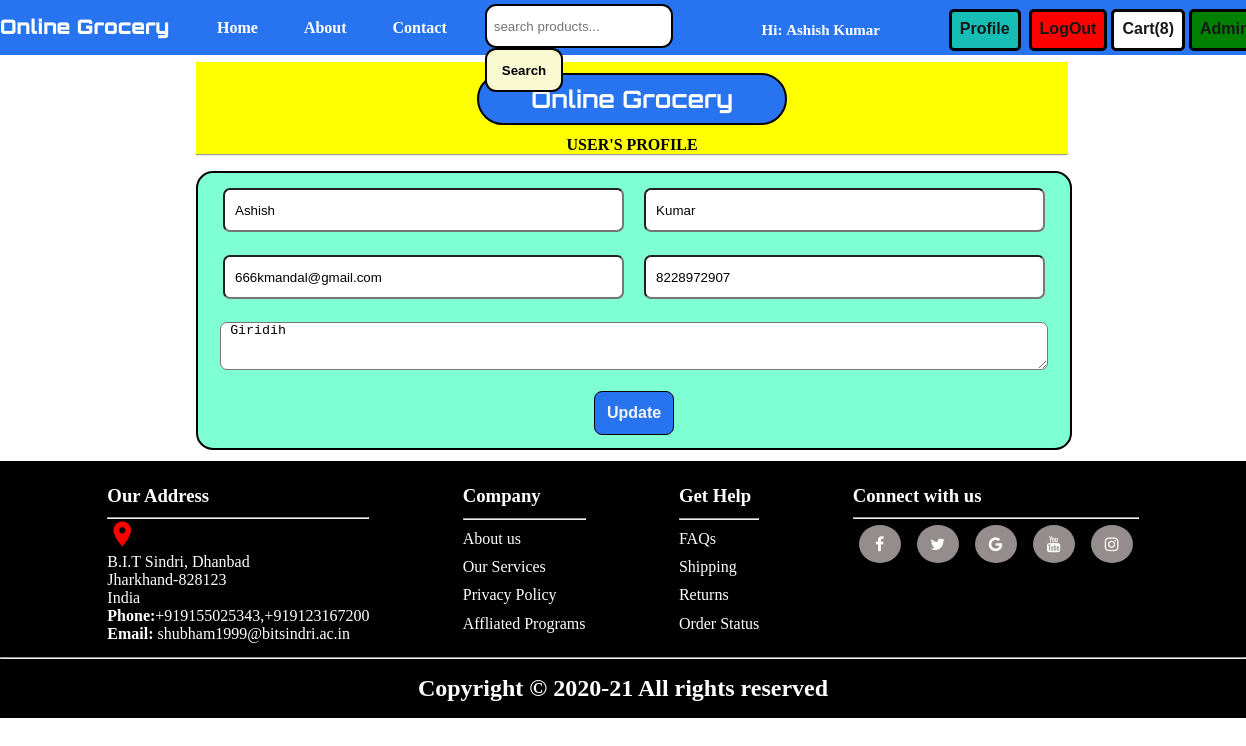
The page /user_profile.php (signed in) on the database its author committed.
### tables this page shows
CREATE TABLE `users` (
  `user_id` int(6) NOT NULL,
  `f_name` varchar(20) NOT NULL,
  `l_name` varchar(20) NOT NULL,
  `email` varchar(30) NOT NULL,
  `mobile` varchar(10) NOT NULL,
  `password` varchar(100) NOT NULL,
  `address` varchar(200) NOT NULL,
  `updated` timestamp NOT NULL DEFAULT current_timestamp() ON UPDATE current_timestamp(),
  `created` timestamp NOT NULL DEFAULT current_timestamp()
);

### user_profile.php (the view, shortened to what this page needs)
<?php include_once('header.php');
$user_id = $_SESSION['user_id'];
$query = mysqli_query($conn, "SELECT * from users WHERE user_id=$user_id");
while($row =  mysqli_fetch_array($query)){
    $f_name =  $row['f_name'];
    $l_name =  $row['l_name'];
    $email =  $row['email'];
    $mobile =  $row['mobile'];
    $address =  $row['address'];
}
?>
<container class="signupcontainer">
    <div class="signupheading">
        <h2>Online Grocery</h2>
        <p><b>USER'S PROFILE</b></p>
        <hr>
    </div>
    <div class="signupform">
           <form action="" method="post">
               <div class="element">
                   <input type="text" value="<?php echo $f_name; ?>" name="firstname" placeholder="Enter the first name">
                   <input type="text" value="<?php echo $l_name; ?>" name="lastname" placeholder="Enter the Last name">
               </div>
               <div class="element">
                   <input type="email" value="<?php echo $email; ?>" name="email" placeholder="Enter the email">
                   <input type="number" value="<?php echo $mobile; ?>" name="mobno" id="mobile" placeholder="Enter the mob no.">
               </div>
               <div class="element">
                   <textarea name="address" id="add" placeholder="Enter the Address Details" style="padding-left:9px;"><?php echo $address; ?></textarea>
               </div>
               <div class="btns">
                    <span><input type="submit" name="save" value="Update" id="s1"></span>
                </div>
           </form>
    </div>
    </container>
<?php include_once('footer.php');?>

### header.php (shortened to what this page needs)
<?php
include_once('admin/connect_db.php');
?>
<!DOCTYPE html>
<html lang="en">
<head>
    <link rel="stylesheet" href="css/style.css">
    <link rel="stylesheet" href="css/utilis.css">
    <link rel="stylesheet" href="https://cdnjs.cloudflare.com/ajax/libs/font-awesome/4.7.0/css/font-awesome.min.css">
    <link rel="stylesheet" href="https://cdnjs.cloudflare.com/ajax/libs/font-awesome/4.7.0/css/font-awesome.min.css">
</head>
<body>
    <header class="head">
        <div class="d1">
            <p class="p1">Online Grocery</p>
        </div>
        <nav>
            <ul>
                <li><a href="index.php">Home</a></li>
                <li><a href="about.php">About</a></li>
                <li><a href="contact.php">Contact</a></li>
            </ul>
        </nav>
        <div class="search">
            <form method="post" action="items_search.php">
                <input  id="searchinput"type="text" name="search" placeholder="search products..." required>
                <input type="submit" name="search_btn" value="Search" id="search1">
            </form>
        </div>
        <div class="butns">
            <?php if(isset($_SESSION['user_id'])){
                $query = mysqli_query($conn, "SELECT * from users WHERE user_id='".$_SESSION['user_id']."'");
                while($row =  mysqli_fetch_array($query)){
                    $f_name =  $row['f_name'];
                    $l_name =  $row['l_name'];
                    $name = $f_name.' '.$l_name;
                }
                $query = mysqli_query($conn, "SELECT SUM(quantity) as total_items FROM manage_cart WHERE user_id='".$_SESSION['user_id']."'");
                while ($row = mysqli_fetch_array($query)){
                    $total_items = $row['total_items'];
                }
                ?>
                <p class="title"><?php echo "Hi: ".$name;?></p>
                <a href="user_profile.php" id="profile">Profile</a>
               <?php
                echo " <a href='logout.php' id='logout'>LogOut</a>";
                    if(isset($_SESSION)){?>
                        <a href="manage_cart.php" id="cart">
                <span>Cart(<?php echo $total_items; ?>)</span></a>
                    <?php }
                    if(@$_SESSION['user_id']<=2){
                        echo " <a href='admin/dashboard.php' id='admin'>Admin</a>";
                    }
                }else{?>
                <button id="log" onclick="window.location.href='login.php';">Log In</button>
                <button id="sign" onclick="window.location.href='signup.php';">Sign Up</button>
           <?php } ?>
        </div>
    </header>
    <main  id="#main" class="mainclass">

### css/style.css (style rules this page uses)
* { margin:0; padding:0; }
.head { background-color: #2874f0; display: flex; height: 55px; width: 100%; position: fixed; }
.p1 { color: white; font-family: 'Orbitron', sans-serif; font-weight: 900; font-size: 20px; line-height: 53px; width: 194px; }
nav ul { display: flex; justify-content: flex-start; }
nav ul li { list-style: none; padding: 0px 23px; line-height: 55px; }
nav ul li a { color: white; text-decoration: none; font-weight: 900; }
.search { display: flex; margin: 4px 15px; }
.search input { height: 40px; padding-left: 7px; border: 2px solid black; border-radius: 11px; }
#search1 { padding: 6px 15px; background: lightgoldenrodyellow; font-weight: bold; height: 44px; }
#profile, #logout, #admin { margin: 0px 4px; }
#profile { border: 3px solid black; border-radius: 5px; color: #181819; text-decoration: none; padding: 8px; background: rgb(21, 189, 180); font-weight: bold; font-family: 'Franklin Gothic Medium', 'Arial Narrow', Arial, sans-serif; height: 20px; }
#logout { border: 3px solid black; border-radius: 5px; color: #181819; text-decoration: none; padding: 8px; background: red; font-weight: bold; font-family: 'Franklin Gothic Medium', 'Arial Narrow', Arial, sans-serif; height: 20px; }
#admin { border: 3px solid black; border-radius: 5px; color: #181819; text-decoration: none; padding: 8px; background: green; font-weight: bold; font-family: 'Franklin Gothic Medium', 'Arial Narrow', Arial, sans-serif; height: 20px; }
#cart { border: 3px solid black; border-radius: 5px; color: #181819; text-decoration: none; padding: 8px; background: white; font-weight: bold; font-family: 'Franklin Gothic Medium', 'Arial Narrow', Arial, sans-serif; height: 20px; }
.butns .title { font-size: 15px; font-weight: bold; font-family: 'FontAwesome'; color: white; padding: 13px 0px; width: 248px; text-align: center; }
.butns { display: flex; margin: 9px; justify-content: space-around; }
.mainclass { height: auto; display: inline-block; margin-top: 58px; width: 100%; }
.signupcontainer { display:inline-block; }
.signupcontainer .signupheading { width: 70vw; margin: 4px 196px; background: yellow; text-align: center; display: inline-block; }
.signupcontainer .signupheading h2 { border: 2px black solid; background-color: #2874f0; color: white; font-family: 'Orbitron', sans-serif; margin: 11px auto; width: 33%; border-radius: 39px; padding: 9px; }
.signupcontainer .signupform { display: inline-block; width: 70vw; margin: 11px 196px; background-color: aquamarine; border-radius: 17px; border: 2px solid black; }
.signupcontainer .signupform form .element { display: flex; justify-content: center; margin: 7px; padding: 8px }
.signupcontainer .signupform form .element input { width: 100%; height: 40px; margin: 0px 10px; }
.signupcontainer .signupform form .element textarea { width: 97%; height: 46px; }
.signupcontainer .signupform form .element textarea, .signupcontainer .signupform form .element input { border-radius: 7px; padding-left: 10px; }
.signupcontainer .signupform form .btns { display: flex; justify-content: space-around; margin: 13px; }
.signupcontainer .signupform form .btns input { padding: 12px; border-radius: 8px; font-size: medium; border: 1px black solid; font-weight: bold; color: whitesmoke; }
#s1 { background-color:#2874f0; }

### rows shown on the page
users: name "Ashish Kumar", firstname "Ashish", lastname "Kumar", email "666kmandal@gmail.com", mobno "8228972907", address "Giridih"

### other values the page prints
$total_items "8"
